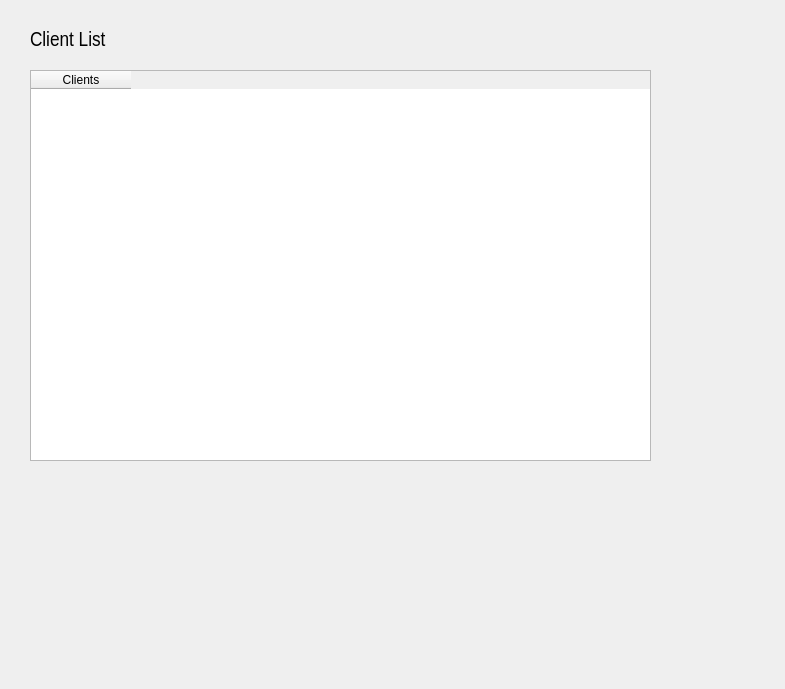
<?xml version="1.0" encoding="UTF-8"?>
<ui version="4.0">
 <class>Dialog</class>
 <widget class="QDialog" name="Dialog">
  <property name="geometry">
   <rect>
    <x>0</x>
    <y>0</y>
    <width>785</width>
    <height>689</height>
   </rect>
  </property>
  <property name="windowTitle">
   <string>Dialog</string>
  </property>
  <widget class="QLabel" name="label">
   <property name="geometry">
    <rect>
     <x>30</x>
     <y>20</y>
     <width>161</width>
     <height>41</height>
    </rect>
   </property>
   <property name="font">
    <font>
     <family>Arial Narrow</family>
     <pointsize>16</pointsize>
    </font>
   </property>
   <property name="text">
    <string>Client List</string>
   </property>
  </widget>
  <widget class="QTableWidget" name="tableWidget">
   <property name="geometry">
    <rect>
     <x>30</x>
     <y>70</y>
     <width>621</width>
     <height>391</height>
    </rect>
   </property>
   <column>
    <property name="text">
     <string>Clients</string>
    </property>
   </column>
  </widget>
 </widget>
 <resources/>
 <connections/>
</ui>
